Frame 1 (no input): blank canvas, image omitted
Frame 60 (the mouse pressed at the canvas centre just before this capture): blank canvas, image omitted
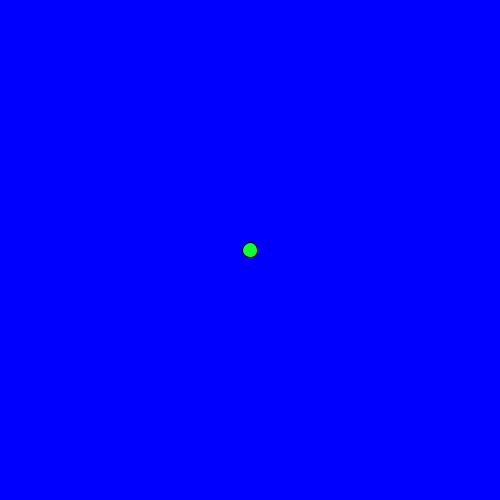
Frame 120 (the mouse held since frame 60 and released just before this capture)

The Processing sketch whose frames 1 and 60 were blank and that drew this single picture after the mouse press (run headless with seeded random() and noise(); from frame 60 on, the mouse is pressed at the canvas centre):

// Processing sketch: processing_63875
// ── processing_63875.pde

int cBreite = 10;
int cHoehe = 10;

void setup() {
  size (500,500);
  smooth();
  
}

void draw() {

  background(0,0,255);
  frameRate(20);
  fill(cBreite,255,50);
  ellipse(250,250, cBreite, cHoehe);
  
}

void mousePressed() {

  cBreite = cBreite + 5;
  cHoehe = cHoehe + 5;
  
}

 
void keyPressed(){
  cBreite =  10;
  cHoehe =  10;
 
} 
